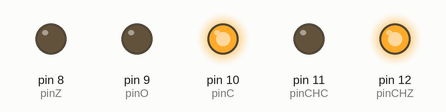
Recording of a sketch running on a simulated Arduino Uno, built with avr-gcc and run on an emulated ATmega328P. Shown: output pins drawn as LEDs (lit = HIGH).

Above: at 7.6 s.
At 15.45 s:
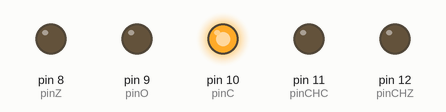
At 20.3 s:
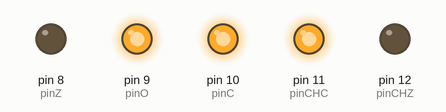
At 26.8 s:
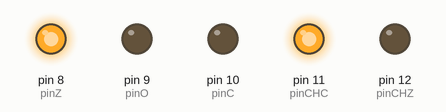
At 33.8 s:
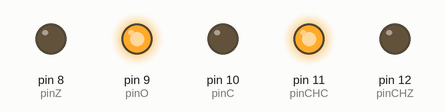
At 39.6 s:
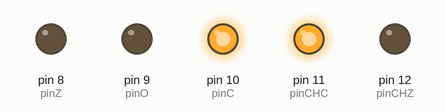
Timing chart, 0 to 53.4 s (numbered marks = the images above):
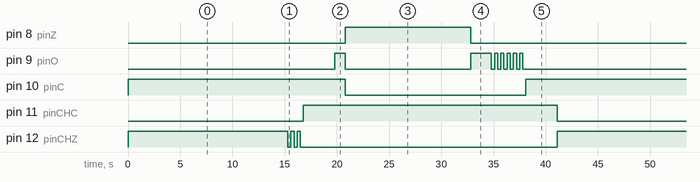

Measured:
- by itself, pin 8 (pinZ): alternates HIGH for 12.0 s and LOW for 29.1 s
- by itself, pin 9 (pinO): repeats every 41.1 s: LOW 12.0 s, HIGH 2.0 s, 5 × (LOW 0.30 s, HIGH 0.30 s), LOW 23.1 s, HIGH 1.0 s
- by itself, pin 10 (pinC): repeats every 41.1 s: LOW 17.3 s, HIGH 23.8 s
- by itself, pin 11 (pinCHC): alternates HIGH for 24.3 s and LOW for 16.8 s
- by itself, pin 12 (pinCHZ): repeats every 41.1 s: 2 × (LOW 0.30 s, HIGH 0.30 s), LOW 24.6 s, HIGH 15.3 s

The sketch:

semafor.ino
```cpp
// jak dlouho ma pockat
const int sekunda = 1000;

int casC = 15 * sekunda;
int casOC = 1 * sekunda;
int casO = 2 * sekunda;
int casZ = 12 * sekunda;
int casBlik = 300;
int casCHC = 3 * sekunda;
int pinC = 10;
int pinZ = 8;
int pinO = 9;
int pinCHZ = 12;
int pinCHC = 11;

void setup() {
  pinMode(pinZ, OUTPUT); // zelena
  pinMode(pinO, OUTPUT); // oranzova
  pinMode(pinC, OUTPUT); // cervena
  pinMode(pinCHC, OUTPUT); // chodec cervena
  pinMode(pinCHZ, OUTPUT); // chodec zelena
}

void loop() {
  // rozsvit c ch z
  digitalWrite(pinC, HIGH);
  digitalWrite(pinCHZ, HIGH);
  // cekej
  delay(casC);
  // rozsvit z blik
  for (int i = 0; i < 3; i++) {
    digitalWrite(pinCHZ, HIGH);
    delay(casBlik);
    digitalWrite(pinCHZ, LOW);
    delay(casBlik);
  } // rozsvit ch c
  digitalWrite(pinCHC, HIGH);
  digitalWrite(pinC, HIGH);
  delay(casCHC);

  digitalWrite(pinO, HIGH);
  // cekej
  delay(casOC);
  // zhasni c o
  digitalWrite(pinC, LOW);
  digitalWrite(pinO, LOW);
  // rozsvit z
  digitalWrite(pinZ, HIGH);
  // cekej
  delay(casZ);
  // zhasni z
  digitalWrite(pinZ, LOW);
  // rosvit o
  digitalWrite(pinO, HIGH);
  delay(casO);
  digitalWrite(pinO, LOW);
  // blikani
  delay(casBlik);
  for (int i = 0; i < 5; i++) {
    digitalWrite(pinO, HIGH);
    delay(casBlik);
    digitalWrite(pinO, LOW);
    delay(casBlik);
  }
  digitalWrite(pinCHC, HIGH);
  digitalWrite(pinC, HIGH);
  delay(casCHC);
  digitalWrite(pinCHC, LOW);
}
```
